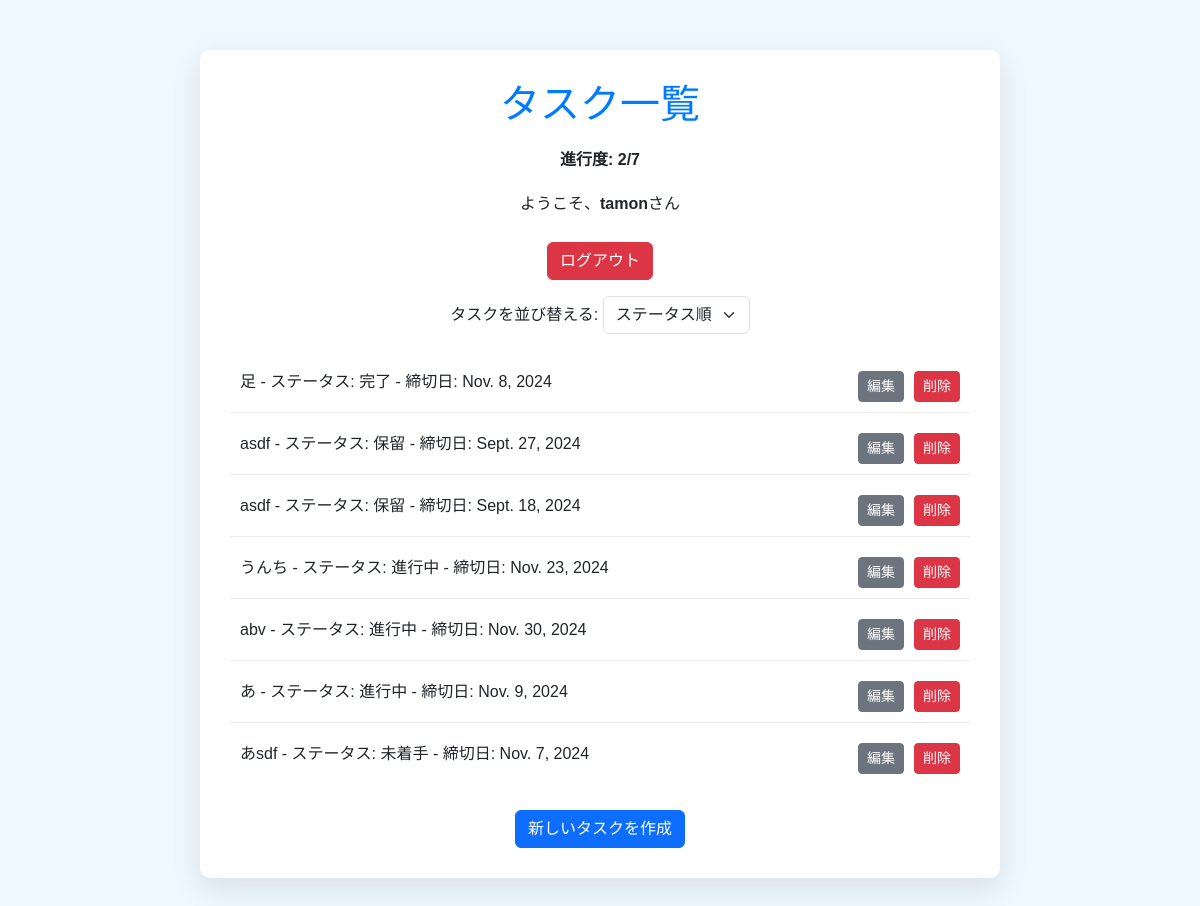
Page /task/ (signed in) on the committed database.
### task/models.py (models this page shows, shortened)
class Task(models.Model):
    task_id = models.AutoField(primary_key=True)
    title = models.CharField(max_length=255, null=False)
    detail = models.TextField(null=True, blank=True)
    due_date = models.DateField(null=False)
    priority = models.PositiveSmallIntegerField(null=False)
    category = models.ForeignKey(TaskCategory, on_delete=models.CASCADE, null=True)
    register_date = models.DateField(auto_now_add=True)
    update_date = models.DateField(auto_now=True)
    status = models.PositiveSmallIntegerField(default=0, choices=[
        (0, '未着手'),
        (1, '進行中'),
        (2, '保留'),
        (3, '完了')
    ])
    start_date = models.DateField(null=True, blank=True) # 着手日
    user = models.ForeignKey(User, on_delete=models.CASCADE, null=True, blank=True)  # タスクの所有者
    class Meta:
        ordering = ('-status',)
        constraints = [
            models.CheckConstraint(check=models.Q(priority__gte=1, priority__lte=5), name='priority_range')
        ]

### task/views.py (the view)
# urls.py: path('', views.task_list, name='task_list'),
@login_required
def task_list(request):
    tasks = Task.objects.filter(user=request.user)
    progress = {
        'total': tasks.count(),
        'completed': tasks.filter(status=2).count(),
    }
    categories = TaskCategory.objects.all()
    sort_by = request.GET.get('sort_by', 'status')
    if sort_by == 'due_date':
        tasks = tasks.order_by('due_date')
    elif sort_by == 'priority':
        tasks = tasks.order_by('priority')
    elif sort_by == 'category':
        tasks = tasks.order_by('category')
    context = {
        'tasks': tasks,
        'progress': progress,
        'categories': categories,
        'sort_by': sort_by,
        'form': TaskForm()  # モーダルで使用するフォームをコンテキストに追加
    }
    return render(request, 'task/index.html', context)

### task/forms.py
class TaskForm(forms.ModelForm):
    class Meta:
        model = Task
        fields = ['title', 'detail', 'due_date', 'priority', 'category', 'status', 'start_date']

### task/templates/task/index.html (shortened to what this page needs)
<!DOCTYPE html>
<html lang="ja">
<head>
    <link href="https://cdn.jsdelivr.net/npm/bootstrap@5.3.0/dist/css/bootstrap.min.css" rel="stylesheet">
</head>
<body>
    <div class="container">
        <h1>タスク一覧</h1>
        <p class="progress-text">進行度: {{ progress.completed }}/{{ progress.total }}</p>
        {% if user.is_authenticated %}
            <p class="text-center">ようこそ、<strong>{{ user.username }}</strong>さん</p>
            <form method="post" action="{% url 'logout' %}" class="text-center">
                <button type="submit" class="btn btn-danger">ログアウト</button>
            </form>
        {% else %}
            <p class="text-center">ログインしていません</p>
            <div class="text-center">
                <a href="{% url 'login' %}" class="btn btn-primary">ログイン</a>
            </div>
        {% endif %}
        <form method="get" class="text-center mt-3">
            <label for="sort_by" class="form-label">タスクを並び替える:</label>
            <select name="sort_by" id="sort_by" class="form-select w-auto d-inline-block" onchange="this.form.submit()">
                <option value="status" {% if sort_by == 'status' %}selected{% endif %}>ステータス順</option>
            </select>
        </form>
        <ul class="task-list mt-3">
            {% for task in tasks %}
                <li>
                    <div>
                        {{ task.title }} - ステータス: {{ task.get_status_display }} - 締切日: {{ task.due_date }}
                    </div>
                    <div class="task-actions">
                        {% if task.task_id %}
                        <a href="{% url 'task_edit' task.task_id %}" class="btn btn-sm btn-secondary">編集</a>
                        <a href="{% url 'task_delete' task.task_id %}" class="btn btn-sm btn-danger"
                           onclick="return confirm('本当に削除しますか？');">削除</a>
                        {% endif %}
                    </div>
                </li>
            {% endfor %}
        </ul>
        {% if user.is_authenticated %}
            <div class="text-center mt-3">
                <button type="button" class="btn btn-primary" data-bs-toggle="modal" data-bs-target="#taskModal">
                    新しいタスクを作成
                </button>
            </div>
        {% else %}
            <p class="text-center">タスクを作成するにはログインしてください。</p>
        {% endif %}
    </div>
</body>
</html>

### task/templates/task/index.html (style rules this page uses)
body { background-color: #f0f8ff; font-family: 'Arial', sans-serif; }
.container { max-width: 800px; margin: 50px auto; background-color: #ffffff; border-radius: 10px; padding: 30px; box-shadow: 0px 10px 30px rgba(0, 0, 0, 0.1); }
h1 { color: #007bff; text-align: center; margin-bottom: 20px; }
.progress-text { text-align: center; margin-bottom: 20px; font-weight: bold; }
.btn-primary, .btn-danger, .btn-secondary { margin-top: 10px; }
.task-list { list-style-type: none; padding: 0; }
.task-list li { padding: 10px; border-bottom: 1px solid #eaeaea; display: flex; justify-content: space-between; align-items: center; }
.task-list li:last-child { border-bottom: none; }
.task-actions { display: flex; gap: 10px; }

### rows in the picture
Task: title "足", status "完了", due_date "Nov. 8, 2024", shows "編集"
Task: title "asdf", status "保留", due_date "Sept. 27, 2024", shows "編集"
Task: title "asdf", status "保留", due_date "Sept. 18, 2024", shows "編集"
Task: title "うんち", status "進行中", due_date "Nov. 23, 2024", shows "編集"
Task: title "abv", status "進行中", due_date "Nov. 30, 2024", shows "編集"
Task: title "あ", status "進行中", due_date "Nov. 9, 2024", shows "編集"
Task: title "あsdf", status "未着手", due_date "Nov. 7, 2024", shows "編集"

### other values in the picture
{{ progress.completed }} "2"
{{ progress.total }} "7"
{{ user.username }} "tamon"
